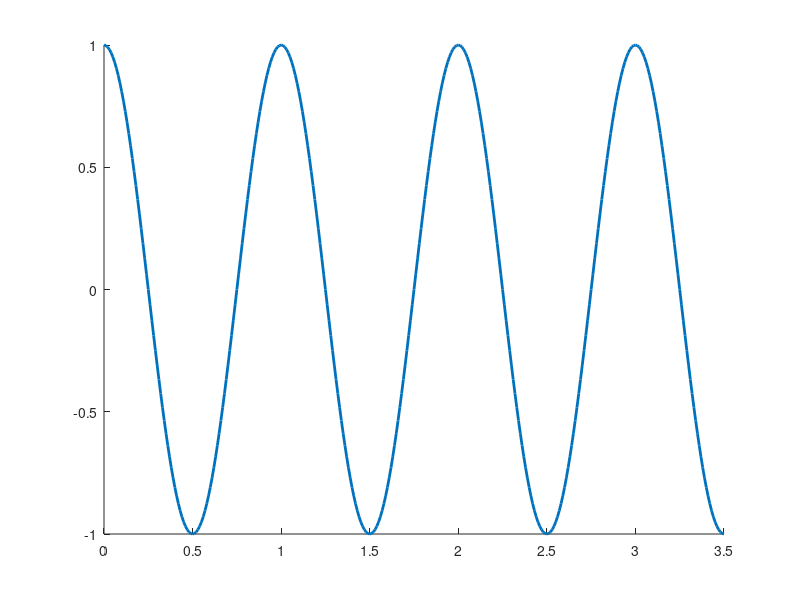

Source code (MATLAB): (Note: this script raises an error after producing the figure.)
%% figure for Model 1

xmax = 3.5;
x = 0:0.01:xmax;
y = cos(2*pi*x);

plot(x,y,'LineWidth',2)
box off
ax = gca;
ax.XAxisLocation = "origin";
ax.YAxisLocation = "origin";

xticks(0:1:xmax);
xticklabels({'0', '\lambda', '2\lambda',  '3\lambda', '4\lambda'})
yticks((-1):1:1)
yticklabels({'-E_0','0','E_0'})

set(gca,'LineWidth',2,'YLim',[-1.2 1.2],'XLim',[0 xmax],'FontSize',16)
set(gcf,'Units','inches','Position',[1 1 5.5 2])

%% figure for CTQ 7 (adding in phase and out of phase waves)

y1 = cos(2*pi*x);
y2 = cos(2*pi*x + pi);

figure(1)
plot(x,y1+y2,'LineWidth',2)
box off
ax = gca;
ax.XAxisLocation="origin";
ax.YAxis.Visible = 'off';
set(ax,'YLim',[-2 2],'XTick',[])
set(gcf,'Units','inches','Position',[1 1 5.5 2])

%% figure for model 2

lambda = 1;
x_step = 0.05;
d = 0.8;
n_nominal = 3.75;

del_x_n = 0.5;
theta_half = asin(del_x_n*lambda/(2*d));
E0 = 0.3;

vec_1_x_left = lambda*(0:x_step:n_nominal);
vec_1_x_right = lambda*(n_nominal:x_step:(2*n_nominal));
vec_2_x_left = lambda*(0:x_step:(n_nominal+del_x_n/2));
vec_2_x_right = lambda*((n_nominal+del_x_n/2):x_step:(2*n_nominal+del_x_n));

vec_1_y_left = 0*vec_1_x_left;
vec_1_y_right = 0*vec_1_x_right;
vec_1_E_left = E0*cos( 2*pi*vec_1_x_left/lambda );
vec_1_E_right = E0*cos(2*pi*vec_1_x_right/lambda );

vec_2_y_left = 0*vec_2_x_left;
vec_2_y_right = 0*vec_2_x_right;
vec_2_E_left = E0*cos( 2*pi*vec_2_x_left/lambda );
vec_2_E_right = E0*cos(2*pi*vec_2_x_right/lambda );

R_left = [cos(theta_half) sin(theta_half); -sin(theta_half) cos(theta_half)];
R_right = [cos(theta_half) -sin(theta_half); sin(theta_half) cos(theta_half)];

vec_1_xy_left_rot = R_left*[ vec_1_x_left; vec_1_y_left ];
vec_1_xE_left_rot = R_left*[ vec_1_x_left; vec_1_E_left ];
vec_2_xy_left_rot = R_left*[ vec_2_x_left; vec_2_y_left ];
vec_2_xE_left_rot = R_left*[ vec_2_x_left; vec_2_E_left ];

vec_1_xy_right_rot = R_right*[ vec_1_x_right; vec_1_y_right ];
vec_1_xE_right_rot = R_right*[ vec_1_x_right; vec_1_E_right ];
vec_2_xy_right_rot = R_right*[ vec_2_x_right; vec_2_y_right ];
vec_2_xE_right_rot = R_right*[ vec_2_x_right; vec_2_E_right ];

figure(1)
clf

% plot the scattering centers
plot([0,0],[0,-d],'o','MarkerFaceColor','k','MarkerSize',10)
hold on

% plot all of the lines and waves
plot(vec_1_xy_left_rot(1,:)-vec_1_xy_left_rot(1,end), vec_1_xy_left_rot(2,:)-vec_1_xy_left_rot(2,end),'Color','k')
plot(vec_1_xE_left_rot(1,:)-vec_1_xy_left_rot(1,end), vec_1_xE_left_rot(2,:)-vec_1_xy_left_rot(2,end),'Color','r','LineWidth',2)
plot(vec_2_xy_left_rot(1,:)-vec_2_xy_left_rot(1,end), vec_2_xy_left_rot(2,:)-vec_2_xy_left_rot(2,end)-d,'Color','k')
plot(vec_2_xE_left_rot(1,:)-vec_2_xy_left_rot(1,end), vec_2_xE_left_rot(2,:)-vec_2_xy_left_rot(2,end)-d,'Color','r','LineWidth',2)

plot(vec_1_xy_right_rot(1,:)-vec_1_xy_right_rot(1,1), vec_1_xy_right_rot(2,:)-vec_1_xy_right_rot(2,1),'Color','k')
plot(vec_1_xE_right_rot(1,:)-vec_1_xy_right_rot(1,1), vec_1_xE_right_rot(2,:)-vec_1_xy_right_rot(2,1),'Color','r','LineWidth',2)
plot(vec_2_xy_right_rot(1,:)-vec_2_xy_right_rot(1,1), vec_2_xy_right_rot(2,:)-vec_2_xy_right_rot(2,1)-d,'Color','k')
plot(vec_2_xE_right_rot(1,:)-vec_2_xy_right_rot(1,1), vec_2_xE_right_rot(2,:)-vec_2_xy_right_rot(2,1)-d,'Color','r','LineWidth',2)

% finally, fix plot formatting
box off
ax = gca
ax.XAxis.Visible = 'off';
set(gca,'DataAspectRatio',[1 1 1])
ax.YAxis.Visible = 'off';
set(gca,'DataAspectRatio',[1 1 1])

%% scattering angles fig (note: fig made in illustrator, this is just the calculation of the solutions)

lambda = 500;
d = 650;

n = 0:10;

theta_rad = 2*asin(lambda*n/(2*d));
theta_deg = theta_rad*180/pi;

figure(1)
clf
plot( cos(0:0.01:pi), sin(0:0.01:pi), '-','Color','k')
hold on
for i = 1:length(n)
    if( real(theta_rad(i) > 0.9999*pi))
        continue;
    end
    plot(cos(theta_rad(i)), sin(theta_rad(i)), 'o','MarkerFaceColor','r')
end

set(gca,'XLim',[-1 1],'YLim',[0 1],'DataAspectRatio', [1 1 1])